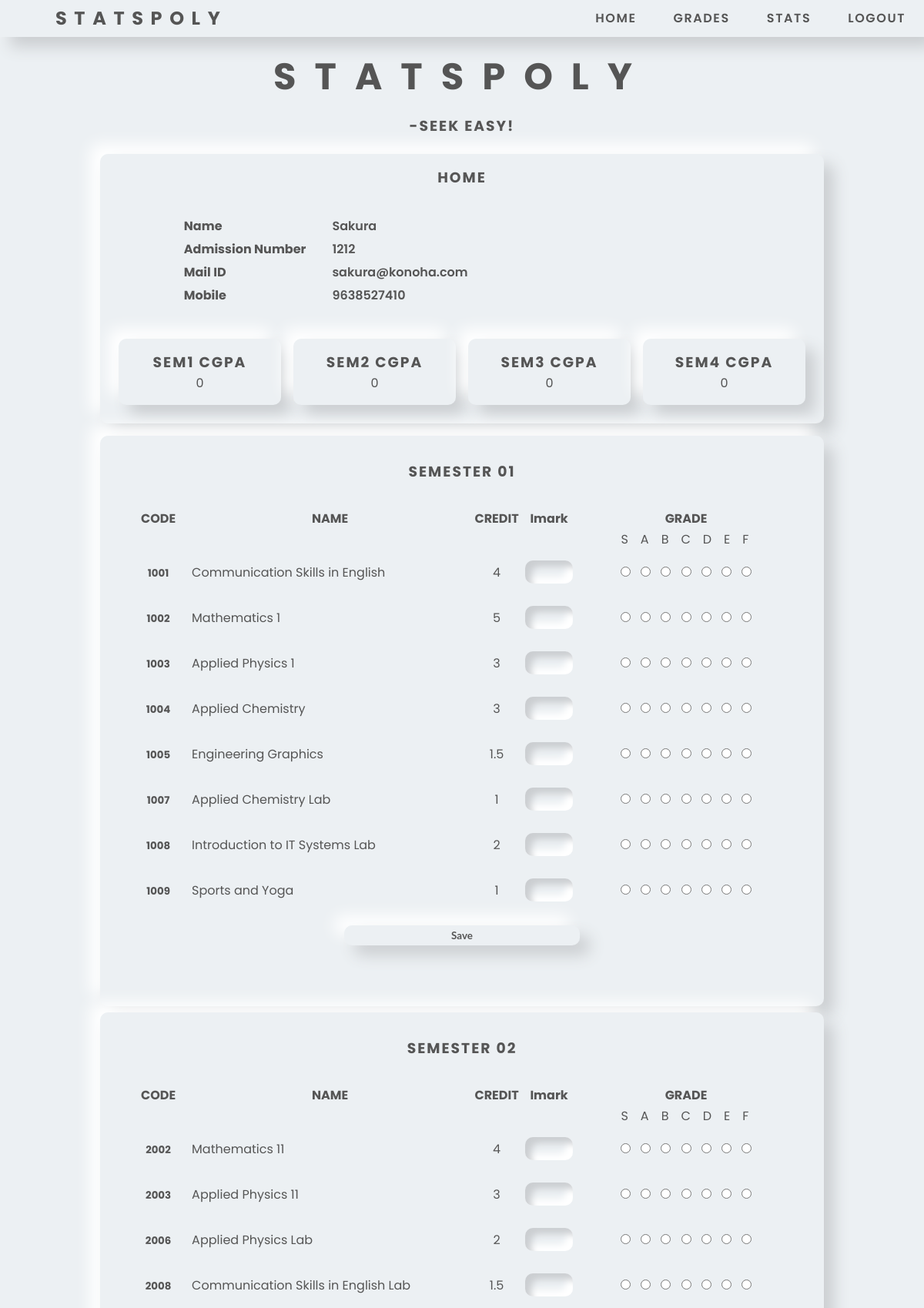
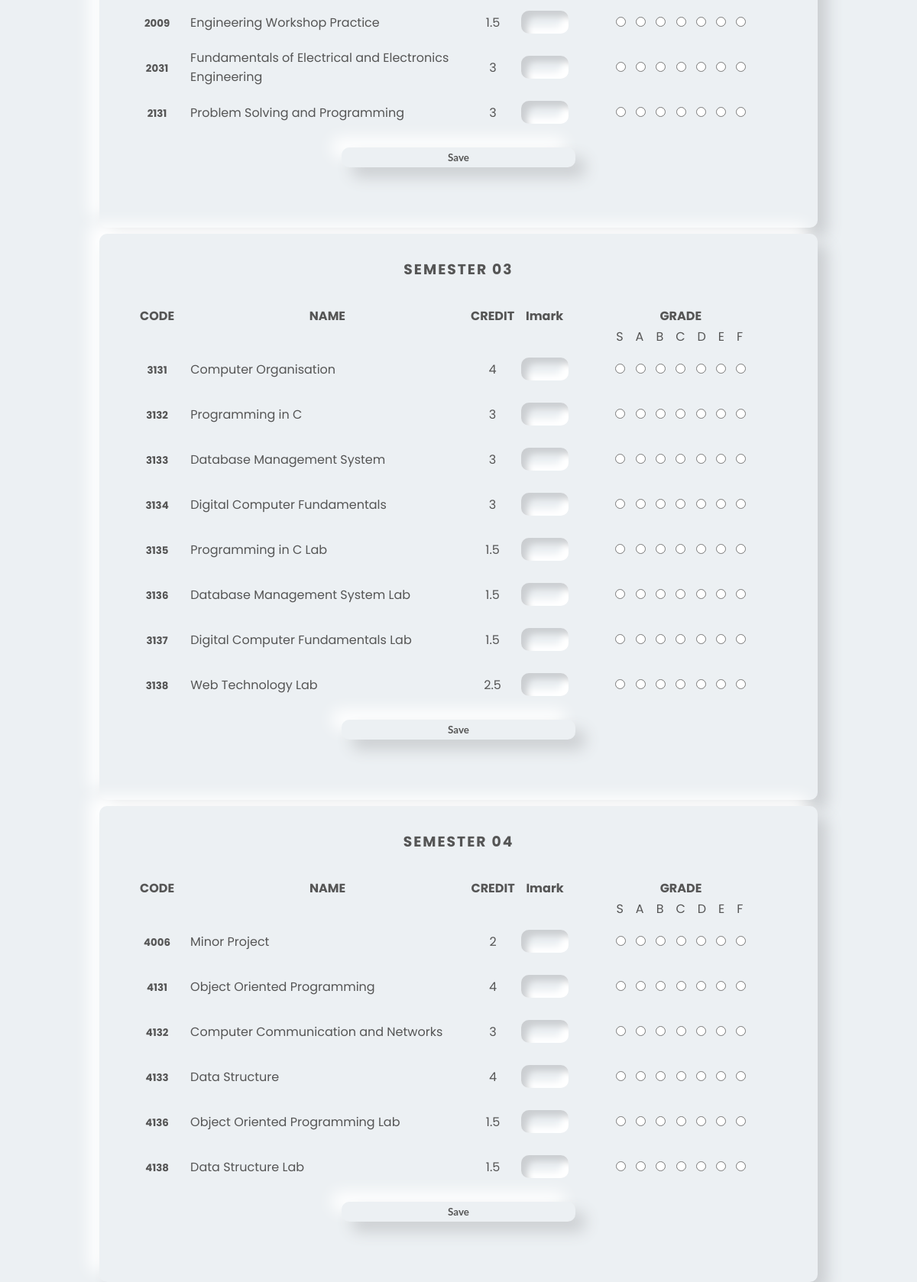
The page /student.php (signed in) on the database its author committed (2 pictures, top to bottom).
### tables this page shows
CREATE TABLE IF NOT EXISTS `registration` (
  `admn` smallint NOT NULL,
  `name` varchar(80) NOT NULL,
  `mobile` varchar(10) NOT NULL,
  `mail` varchar(100) NOT NULL,
  `password` varchar(8) NOT NULL,
  `type` tinyint(1) NOT NULL,
  `sem` tinyint(1) NOT NULL,
  `tid` smallint NOT NULL
);

CREATE TABLE IF NOT EXISTS `subjects` (
  `code` smallint NOT NULL,
  `name` varchar(80) NOT NULL,
  `credit` varchar(3) NOT NULL,
  `sem` tinyint(1) NOT NULL,
  PRIMARY KEY (`code`)
);

### student.php (the view, shortened to what this page needs)
<?php
$hostname = "localhost";
$username = "root";
$password = "";
$database = "statspoly";
$conn = new mysqli($hostname, $username, $password, $database);
$user=$_SESSION['user_admn'];
$usertype=$_SESSION['user_type'];
?>
<!DOCTYPE html>
<html lang="en" dir="ltr">
	<head>
		<link rel="stylesheet" href="statspoly.css">
	</head>
	<body>
		<div class="navbar">
			<div><a href="#">STATSPOLY</a></div>
			<div><a href="index.php">LOGOUT</a></div>
			<div><a href="#stats">STATS</a></div>
			<div><a href="#grades">GRADES</a></div>
			<div><a href="#profile">HOME</a></div>
		</div>
		<div class="container">
			<h3 style="font-size: 3em; letter-spacing: 0.5em;">STATSPOLY</h3>
			<h3 style="line-height: 3em;">-SEEK EASY!</h3>
			<div class="row" id="profile">
				<div class="card-03">
					<h3>HOME</h3>
					<div class="profile">
						<?php
						$sql="SELECT * FROM registration WHERE admn=".$_SESSION['user_admn'];
						$result = $conn->query($sql);
						$row = $result->fetch_assoc();
						echo "<table>";
						if ($result->num_rows>0){
							echo "<tr>";
							echo "<th>Name</th>";
							echo "<td>".$row['name']."</td>";
							echo "</tr>";
							echo "<tr>";
							echo "<th>Admission Number</th>";
							echo "<td>".$row['admn']."</td>";
							echo "</tr>";
							echo "<tr>";
							echo "<th>Mail ID</th>";
							echo "<td>".$row['mail']."</td>";
							echo "</tr>";
							echo "<tr>";
							echo "<th id='grades'>Mobile</th>";
							echo "<td>".$row['mobile']."</td>";
							echo "</tr>";
						}
						echo "</table>";
						?>
					</div>
					<div class="row">
						<?php
						$max_query = "SELECT MAX(sem) AS max_value FROM subjects";
						$result = $conn->query($max_query);
						$row = $result->fetch_assoc();
						$max_value = $row['max_value'];
						for($i=1; $i<=$max_value; $i++){
							echo "<div class='card-01' style='float: left; width: 50%'>";
							echo "<h3>SEM".$i." CGPA</h3>";
							$s4 = "SELECT registration.admn, subjects.credit, results.grade , results.grade * subjects.credit AS result,
								subjects.credit * 10 AS credits
								FROM subjects
								INNER JOIN results ON subjects.code=results.code
								INNER JOIN registration ON registration.admn=results.admn
								WHERE registration.admn=$user AND registration.sem=$i";
								$formatted_cgpa=0;
								$r4 = $conn->query($s4);
								if($r4->num_rows>0){
								$cgpa=0;
								$res=0;
								$div=0;
								while($row4=$r4->fetch_assoc()){
									$s=0;
									$c=0;
									$c=$row4['credits'];
									$s=$row4['result'];
									$div+=$c;
									$res+=$s;
								}
								$cgpa=($res/$div)*10;
								$formatted_cgpa = number_format($cgpa, 2);
								echo $formatted_cgpa;
								}else{
									echo $formatted_cgpa;
								}
							echo "</div>";
						}
						?>
					</div>
				</div>
			</div>
			<?php
			$max_query = "SELECT MAX(sem) AS max_value FROM subjects";
			$result = $conn->query($max_query);
			$row = $result->fetch_assoc();
			$max_value = $row['max_value'];
			for($i=1; $i<=$max_value; $i++){
				echo"<div class='card-03 ' style='padding: 2em;'>";
				echo"<h3>SEMESTER 0$i</h3>";
				echo"<form method=POST style='margin: 2em auto;'>";
				echo"<table style='width: 100%; margin: 0 auto;'>";
				echo"<tr><th style='padding: 0 0.4em;'>CODE</th><th style='padding: 0 0.4em;'>NAME</th><th style='padding: 0 0.4em;'>CREDIT</th><th style='padding: 0 0.4em;'>Imark</th><th colspan='7'>GRADE</th></tr>";
				echo"<tr><td></td><td></td><td></td><td></td><td style='letter-spacing: 1em; padding-left: 0.8em;'>SABCDEF</td>";
				$sql="SELECT * FROM subjects where sem=$i AND 'type'=$usertype";
				$result=$conn->query($sql);
				if($result->num_rows>0){
					$j=1;
					while($row=$result->fetch_assoc()){
						$ssem = "co" .$i.$j;
						$grade = "g" .$i.$j;
						$simark = "i".$i.$j;
						echo "<tr>";
						echo "<td style='padding: 1em; width: 10%;'>
						<input type='text' name='$ssem' value=".$row["code"]." readonly style='font-weight: 700; text-align: center; width: 100%;'>
						</td>";
						echo "<td style='text-align: left; width: 45%;'>".$row["name"]."</td>";
						echo "<td style='width: 5%;'>".$row["credit"]."</td>";
						echo "<td style='width: 5%;'>";
						echo "<input type='text' name=$simark class='num-inputs' style='text-align: center; width: 100%; margin: 0;'>";
						echo "</td>";
						echo "<td style='width: 35%;'>";
						echo "<input type='radio' name='$grade' value='S' style='margin: 0 0.5em;'>";
						echo "<input type='radio' name='$grade' value='A' style='margin: 0 0.5em;'>";
						echo "<input type='radio' name='$grade' value='B' style='margin: 0 0.5em;'>";
						echo "<input type='radio' name='$grade' value='C' style='margin: 0 0.5em;'>";
						echo "<input type='radio' name='$grade' value='D' style='margin: 0 0.5em;'>";
						echo "<input type='radio' name='$grade' value='E' style='margin: 0 0.5em;'>";
						echo "<input type='radio' name='$grade' value='F' style='margin: 0 0.5em;'>";
						echo "</td>";
						echo "</tr>";
						$j++;
					}
				}
				echo "</table>";
				echo "<input type='submit' class='btn-ppt' name='sem$i' value='Save'>";
				echo "</form>";
				echo"</div>";
			}
			?>
		</div>
	</body>
</html>

### statspoly.css (style rules this page uses)
* { margin: 0; padding: 0; outline: none; border: none; color: #555; background-color: #ecf0f3; text-decoration: none; box-sizing: border-box; font-family: "Poppins", sans-serif; }
body { margin: 0; padding: 0; height: 100vh; background-color: #ecf0f3; }
.navbar { overflow: hidden; top: 0; left: 0; height: 3em; line-height: 3em; width: 100%; position: fixed; z-index: 9999; box-shadow: 13px 13px 20px #cbced1, -13px -13px 20px #fff; }
.navbar div { float: right; font-weight: 600; letter-spacing: 0.1em; padding: 0 1.5em; }
.navbar div:first-child { float: left; font-weight: bolder; letter-spacing: 0.4em; font-size: 1.5em; padding-left: 3em; }
.container { margin: 20px; margin-top: 4em; }
.row { width: 100%; display: flex; justify-content: center; flex-wrap: wrap; }
.card-01 { position: relative; flex: 1; text-align: center; max-width: 460px; height: auto; margin: 0.5em; padding: 1em; border-radius: 10px; background-color: #ecf0f3; box-shadow: 13px 13px 20px #cbced1, -13px -13px 20px #fff; }
.card-03 { position: relative; flex: 1; text-align: center; max-width: 940px; height: auto; margin: 0.5em auto; padding: 1em; border-radius: 10px; background-color: #ecf0f3; box-shadow: 13px 13px 20px #cbced1, -13px -13px 20px #fff; }
.num-inputs { padding: 5px 15px; margin: 15px; border-radius: 10px; box-shadow: inset 8px 8px 8px #cbced1, inset -8px -8px 8px #fff; }
.btn-ppt { width: 35%; outline: none; border: none; cursor: pointer; border-radius: 10px; padding: 5px 20px; margin: 15px auto; text-align: center; font-weight: 700; font-family: "Lato", sans-serif; color: #555; background-color: #ecf0f3; box-shadow: 13px 13px 20px #cbced1, -13px -13px 20px #fff; }
h3 { letter-spacing: 2px; text-align: center; }
.profile { width: 80%; margin: 2em auto; }
.profile table { text-align: left; }
.profile table tr td { padding: 0.1em 0 0.1em 2em; font-size: 1em; font-weight: 600; }

### rows shown on the page
registration: name "Sakura", admn "1212", mail "sakura@konoha.com", mobile "9638527410"
subjects: code "1001", name "Communication Skills in English", credit "4"
subjects: code "1002", name "Mathematics 1", credit "5"
subjects: code "1003", name "Applied Physics 1", credit "3"
subjects: code "1004", name "Applied Chemistry", credit "3"
subjects: code "1005", name "Engineering Graphics", credit "1.5"
subjects: code "1007", name "Applied Chemistry Lab", credit "1"
subjects: code "1008", name "Introduction to IT Systems Lab", credit "2"
subjects: code "1009", name "Sports and Yoga", credit "1"
subjects: code "2002", name "Mathematics 11", credit "4"
subjects: code "2003", name "Applied Physics 11", credit "3"
subjects: code "2006", name "Applied Physics Lab", credit "2"
subjects: code "2008", name "Communication Skills in English Lab", credit "1.5"
subjects: code "2009", name "Engineering Workshop Practice", credit "1.5"
subjects: code "2031", name "Fundamentals of Electrical and Electronics Engineering", credit "3"
subjects: code "2131", name "Problem Solving and Programming", credit "3"
subjects: code "3131", name "Computer Organisation", credit "4"
subjects: code "3132", name "Programming in C", credit "3"
subjects: code "3133", name "Database Management System", credit "3"
subjects: code "3134", name "Digital Computer Fundamentals", credit "3"
subjects: code "3135", name "Programming in C Lab", credit "1.5"
subjects: code "3136", name "Database Management System Lab", credit "1.5"
subjects: code "3137", name "Digital Computer Fundamentals Lab", credit "1.5"
subjects: code "3138", name "Web Technology Lab", credit "2.5"
subjects: code "4006", name "Minor Project", credit "2"
subjects: code "4131", name "Object Oriented Programming", credit "4"
subjects: code "4132", name "Computer Communication and Networks", credit "3"
subjects: code "4133", name "Data Structure", credit "4"
subjects: code "4136", name "Object Oriented Programming Lab", credit "1.5"
subjects: code "4138", name "Data Structure Lab", credit "1.5"

### other values the page prints
$formatted_cgpa "0"
